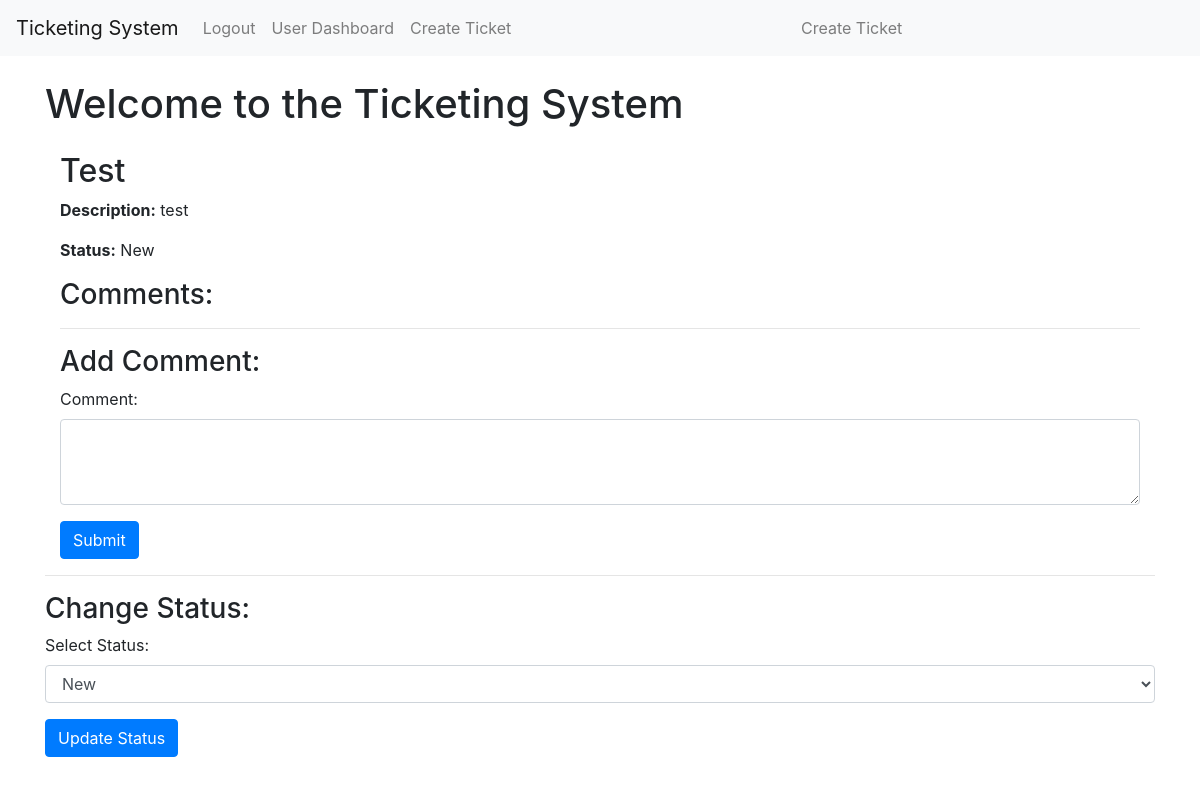
The app's page /ticket/3 (signed in) with its own data.
### app/models.py (models this page shows)
class Ticket(db.Model):
    id = db.Column(db.Integer, primary_key=True)
    title = db.Column(db.String(100), nullable=False)
    description = db.Column(db.Text, nullable=False)
    status = db.Column(db.String(20), default='New')  # Consider using an enum
    creator_id = db.Column(db.Integer, db.ForeignKey('user.id'), nullable=False)
    creator = db.relationship('User', backref='tickets')

### app/__init__.py (the view)
    @app.route('/ticket/<int:ticket_id>')
    @login_required
    def view_ticket(ticket_id):
        ticket = Ticket.query.get_or_404(ticket_id)
        if current_user.id != ticket.creator_id and not current_user.is_hr:
            flash('You are not authorized to view this ticket.', 'warning')
            return redirect(url_for('index'))
        comment_form = CommentForm()
        status_form = StatusForm()
        return render_template('ticket_detail.html', ticket=ticket, comment_form=comment_form, status_form=status_form)

### app/forms.py
class CommentForm(FlaskForm):
    comment = StringField('Add your comments/query here', validators=[DataRequired(
        message="Please enter a comment before submitting.")])
    submit = SubmitField('Submit Comment')

class StatusForm(FlaskForm):
    status_choices = [('New', 'New'), ('In Progress', 'In Progress'), ('Closed', 'Closed')]  # Define status choices
    status = SelectField('Status', choices=status_choices, validators=[DataRequired()])
    submit = SubmitField('Update Status')

### app/__init__.py (called while the page is built)
@login_manager.user_loader
def load_user(user_id):
    return User.query.get(int(user_id))

### app/templates/ticket_detail.html (shortened to what this page needs)
{% extends 'base.html' %}
{% block content %}
  <div class="container mt-4">
    <h2>{{ ticket.title }}</h2>
    <p><strong>Description:</strong> {{ ticket.description }}</p>
    <p><strong>Status:</strong> {{ ticket.status }}</p>
    <h3>Comments:</h3>
    <hr>
    <h3>Add Comment:</h3>
    <form action="{{ url_for('add_comment', ticket_id=ticket.id) }}" method="post">
      <div class="form-group">
        <label for="comment">Comment:</label>
        <textarea class="form-control" id="comment" name="comment" rows="3" required></textarea>
      </div>
      <button type="submit" class="btn btn-primary">Submit</button>
    </form>
  </div>
<hr>
    <h3>Change Status:</h3>
      <form action="{{ url_for('change_status', ticket_id=ticket.id) }}" method="post">
        <div class="form-group">
          <label for="status">Select Status:</label>
          <select class="form-control" id="status" name="status" required>
            <option value="New" {% if ticket.status == 'New' %} selected {% endif %}>New</option>
          </select>
        </div>
        <button type="submit" class="btn btn-primary">Update Status</button>
      </form>
  </div>
{% endblock %}

### records on screen
Ticket: title "Test", description "test", status "New"
